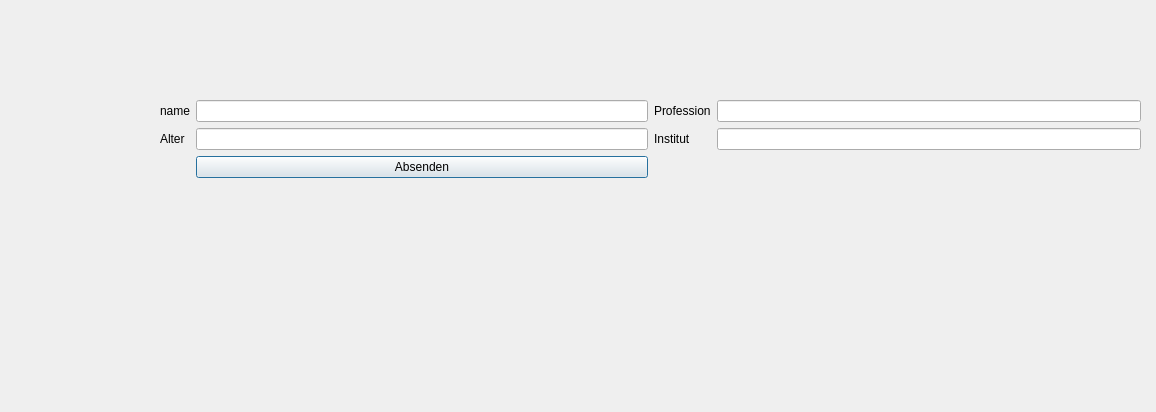
<?xml version="1.0" encoding="UTF-8"?>
<ui version="4.0">
 <class>Dialog</class>
 <widget class="QDialog" name="Dialog">
  <property name="geometry">
   <rect>
    <x>0</x>
    <y>0</y>
    <width>1156</width>
    <height>412</height>
   </rect>
  </property>
  <property name="windowTitle">
   <string>Dialog</string>
  </property>
  <widget class="QWidget" name="horizontalLayoutWidget">
   <property name="geometry">
    <rect>
     <x>160</x>
     <y>100</y>
     <width>981</width>
     <height>121</height>
    </rect>
   </property>
   <layout class="QHBoxLayout" name="horizontalLayout">
    <item>
     <layout class="QVBoxLayout" name="verticalLayout_2">
      <item>
       <layout class="QFormLayout" name="formLayout_3">
        <item row="0" column="0">
         <widget class="QLabel" name="nameLabel">
          <property name="text">
           <string>name</string>
          </property>
         </widget>
        </item>
        <item row="0" column="1">
         <widget class="QLineEdit" name="nameInput"/>
        </item>
        <item row="1" column="0">
         <widget class="QLabel" name="alterLabel">
          <property name="text">
           <string>Alter</string>
          </property>
         </widget>
        </item>
        <item row="1" column="1">
         <widget class="QLineEdit" name="ageInput"/>
        </item>
        <item row="2" column="1">
         <widget class="QPushButton" name="pushButton">
          <property name="text">
           <string>Absenden</string>
          </property>
         </widget>
        </item>
       </layout>
      </item>
     </layout>
    </item>
    <item>
     <layout class="QVBoxLayout" name="verticalLayout">
      <item>
       <layout class="QFormLayout" name="formLayout_4">
        <item row="0" column="0">
         <widget class="QLabel" name="professionLabel">
          <property name="text">
           <string>Profession</string>
          </property>
         </widget>
        </item>
        <item row="0" column="1">
         <widget class="QLineEdit" name="professionInput">
          <property name="enabled">
           <bool>true</bool>
          </property>
         </widget>
        </item>
        <item row="1" column="0">
         <widget class="QLabel" name="institutLabel">
          <property name="text">
           <string>Institut</string>
          </property>
         </widget>
        </item>
        <item row="1" column="1">
         <widget class="QLineEdit" name="institutInput"/>
        </item>
       </layout>
      </item>
     </layout>
    </item>
   </layout>
  </widget>
 </widget>
 <resources/>
 <connections/>
</ui>
